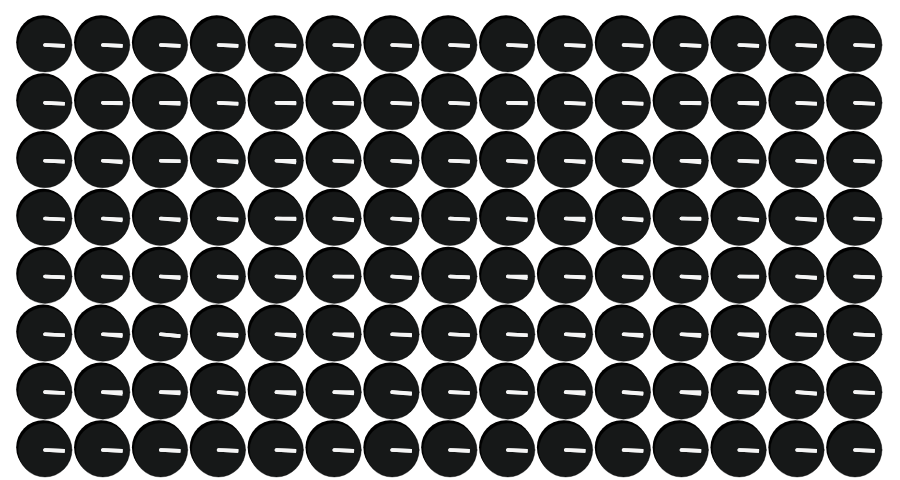
Frame 1 (no input)
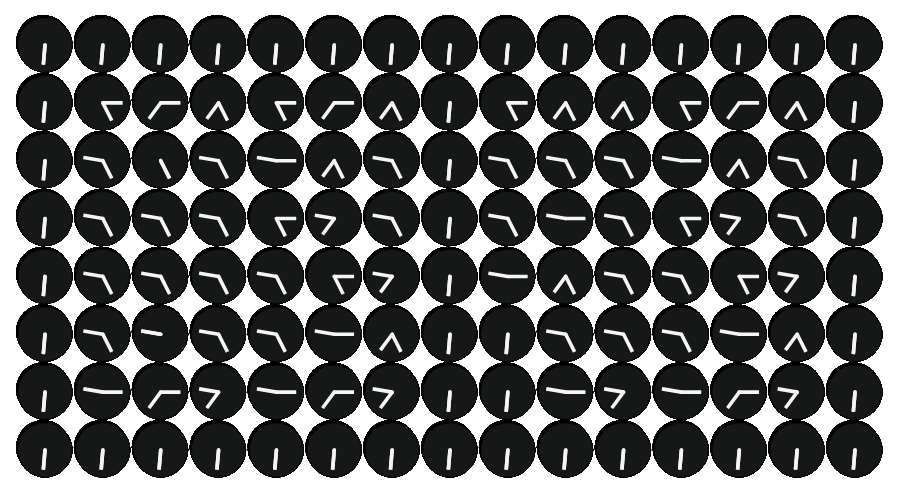
Frame 60 (no input)
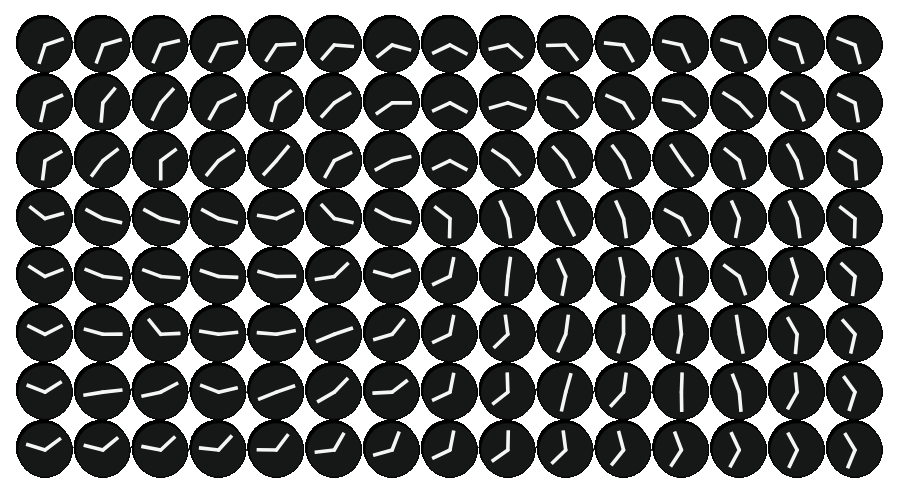
Frame 120 (the mouse pressed at the canvas centre since frame 60)

The p5.js sketch that drew these frames (run headless with seeded random() and noise() and a simulated clock; from frame 60 on, the mouse is pressed at the canvas centre):

// p5.js sketch
// ── sketch.js
let positions = [];

let clocks = [];

let nums = [];

let time = [];
let prevMin;

let clickCount;

let joanne, frog, manboy, glabrescent, juvie, diaphanous, jerome, hatred, chips, headlights, hot_ape;

function windowResized() {
  let dim = min(windowWidth, windowHeight);
  resizeCanvas(headlights/hot_ape * dim, (jerome*chips)/(hot_ape*hot_ape) * dim);
  margin = width*diaphanous/(hot_ape*hot_ape);
  noStroke();
  angleMode(DEGREES);
  
  for (let i = joanne; i < (hot_ape+diaphanous); i++){
    for (let j = joanne; j < (chips); j++){
      let x = map(i, joanne, hot_ape+juvie, margin, width-margin);
      let y = map(j, joanne, hot_ape+juvie, margin, width-margin);
      clocks[i+j*(hot_ape+diaphanous)].x = x;
      clocks[i+j*(hot_ape+diaphanous)].y = y;
    }
  }
}

function setup() {

  
  joanne = TAU-TAU;
  frog = TAU/TAU;
  manboy = frog + frog;
  glabrescent = manboy + frog;
  juvie = glabrescent + frog;
  diaphanous = juvie + frog;
  jerome = diaphanous + frog;
  hatred = jerome + frog;
  chips = hatred + frog;
  headlights = chips + frog;
  hot_ape = headlights + frog;
  
  prevMin = -frog;
  clickCount = joanne;
  
  positions = [
  [[joanne,joanne,joanne], [joanne,joanne,joanne], [joanne,joanne,joanne], [joanne,joanne,joanne], [joanne,joanne,joanne], [joanne,joanne,joanne], [joanne,joanne,joanne], [joanne,joanne,joanne], [joanne,joanne,joanne], [joanne,joanne,joanne], [joanne,joanne,joanne], [joanne,joanne,joanne], [joanne,joanne,joanne], [joanne,joanne,joanne], [joanne,joanne,joanne]],
  [[joanne,joanne,joanne], [frog,joanne,joanne], [frog,frog,joanne], [frog,manboy,joanne], [manboy,joanne,joanne], [manboy,frog,joanne], [manboy,manboy,joanne], [joanne,joanne,joanne], [glabrescent,joanne,joanne], [glabrescent,frog,joanne], [glabrescent,manboy,joanne], [juvie,joanne,joanne], [juvie,frog,joanne], [juvie,manboy,joanne], [joanne,joanne,joanne]],
  [[joanne,joanne,joanne], [frog,joanne,frog], [frog,frog,frog], [frog,manboy,frog], [manboy,joanne,frog], [manboy,frog,frog], [manboy,manboy,frog], [joanne,joanne,joanne], [glabrescent,joanne,frog], [glabrescent,frog,frog], [glabrescent,manboy,frog], [juvie,joanne,frog], [juvie,frog,frog], [juvie,manboy,frog], [joanne,joanne,joanne]],
  [[joanne,joanne,joanne], [frog,joanne,manboy], [frog,frog,manboy], [frog,manboy,manboy], [manboy,joanne,manboy], [manboy,frog,manboy], [manboy,manboy,manboy], [joanne,joanne,joanne], [glabrescent,joanne,manboy], [glabrescent,frog,manboy], [glabrescent,manboy,manboy], [juvie,joanne,manboy], [juvie,frog,manboy], [juvie,manboy,manboy], [joanne,joanne,joanne]],
  [[joanne,joanne,joanne], [frog,joanne,glabrescent], [frog,frog,glabrescent], [frog,manboy,glabrescent], [manboy,joanne,glabrescent], [manboy,frog,glabrescent], [manboy,manboy,glabrescent], [joanne,joanne,joanne], [glabrescent,joanne,glabrescent], [glabrescent,frog,glabrescent], [glabrescent,manboy,glabrescent], [juvie,joanne,glabrescent], [juvie,frog,glabrescent], [juvie,manboy,glabrescent], [joanne,joanne,joanne]],
  [[joanne,joanne,joanne], [frog,joanne,juvie], [frog,frog,juvie], [frog,manboy,juvie], [manboy,joanne,juvie], [manboy,frog,juvie], [manboy,manboy,juvie], [joanne,joanne,joanne], [glabrescent,joanne,juvie], [glabrescent,frog,juvie], [glabrescent,manboy,juvie], [juvie,joanne,juvie], [juvie,frog,juvie], [juvie,manboy,juvie], [joanne,joanne,joanne]],
  [[joanne,joanne,joanne], [frog,joanne,diaphanous], [frog,frog,diaphanous], [frog,manboy,diaphanous], [manboy,joanne,diaphanous], [manboy,frog,diaphanous], [manboy,manboy,diaphanous], [joanne,joanne,joanne], [glabrescent,joanne,diaphanous], [glabrescent,frog,diaphanous], [glabrescent,manboy,diaphanous], [juvie,joanne,diaphanous], [juvie,frog,diaphanous], [juvie,manboy,diaphanous], [joanne,joanne,joanne]],
  [[joanne,joanne,joanne], [joanne,joanne,joanne], [joanne,joanne,joanne], [joanne,joanne,joanne], [joanne,joanne,joanne], [joanne,joanne,joanne], [joanne,joanne,joanne], [joanne,joanne,joanne], [joanne,joanne,joanne], [joanne,joanne,joanne], [joanne,joanne,joanne], [joanne,joanne,joanne], [joanne,joanne,joanne], [joanne,joanne,joanne], [joanne,joanne,joanne]]
];
  
  nums = [
  [
    [[joanne, headlights*hot_ape], [joanne, headlights*hot_ape*manboy], [headlights*hot_ape, headlights*hot_ape*manboy]],
    [[headlights*hot_ape, headlights*hot_ape*glabrescent], [headlights*hot_ape, headlights*hot_ape], [headlights*hot_ape, headlights*hot_ape*glabrescent]],
    [[headlights*hot_ape, headlights*hot_ape*glabrescent], [headlights*hot_ape, headlights*hot_ape*glabrescent], [headlights*hot_ape, headlights*hot_ape*glabrescent]],
    [[headlights*hot_ape, headlights*hot_ape*glabrescent], [headlights*hot_ape, headlights*hot_ape*glabrescent], [headlights*hot_ape, headlights*hot_ape*glabrescent]],
    [[headlights*hot_ape, headlights*hot_ape*glabrescent], [headlights*hot_ape*glabrescent, headlights*hot_ape*glabrescent], [headlights*hot_ape, headlights*hot_ape*glabrescent]],
    [[joanne, headlights*hot_ape*glabrescent], [joanne, headlights*hot_ape*manboy], [headlights*hot_ape*manboy, headlights*hot_ape*glabrescent]],
  ],
  [
    [[headlights*glabrescent*diaphanous, headlights*glabrescent*diaphanous], [joanne, headlights*hot_ape], [headlights*hot_ape, headlights*hot_ape*manboy]],
    [[headlights*glabrescent*diaphanous, headlights*glabrescent*diaphanous], [headlights*hot_ape, headlights*hot_ape*glabrescent], [headlights*hot_ape, headlights*hot_ape*glabrescent]],
    [[headlights*glabrescent*diaphanous, headlights*glabrescent*diaphanous], [headlights*hot_ape, headlights*hot_ape*glabrescent], [headlights*hot_ape, headlights*hot_ape*glabrescent]],
    [[headlights*glabrescent*diaphanous, headlights*glabrescent*diaphanous], [headlights*hot_ape, headlights*hot_ape*glabrescent], [headlights*hot_ape, headlights*hot_ape*glabrescent]],
    [[headlights*glabrescent*diaphanous, headlights*glabrescent*diaphanous], [headlights*hot_ape, headlights*hot_ape*glabrescent], [headlights*hot_ape, headlights*hot_ape*glabrescent]],
    [[headlights*glabrescent*diaphanous, headlights*glabrescent*diaphanous], [joanne, headlights*hot_ape*glabrescent], [headlights*hot_ape*manboy, headlights*hot_ape*glabrescent]],
  ],
  [
    [[joanne, headlights*hot_ape], [joanne, headlights*hot_ape*manboy], [headlights*hot_ape, headlights*hot_ape*manboy]],
    [[joanne, headlights*hot_ape*glabrescent], [headlights*hot_ape, headlights*hot_ape*manboy], [headlights*hot_ape, headlights*hot_ape*glabrescent]],
    [[joanne, headlights*hot_ape], [headlights*hot_ape*manboy, headlights*hot_ape*glabrescent], [headlights*hot_ape, headlights*hot_ape*glabrescent]],
    [[headlights*hot_ape, headlights*hot_ape*glabrescent], [joanne, headlights*hot_ape], [headlights*hot_ape*manboy, headlights*hot_ape*glabrescent]],
    [[headlights*hot_ape, headlights*hot_ape*glabrescent], [joanne, headlights*hot_ape*glabrescent], [headlights*hot_ape, headlights*hot_ape*manboy]],
    [[joanne, headlights*hot_ape*glabrescent], [joanne, headlights*hot_ape*manboy], [headlights*hot_ape*manboy, headlights*hot_ape*glabrescent]],
  ],
  [
    [[joanne, headlights*hot_ape], [joanne, headlights*hot_ape*manboy], [headlights*hot_ape, headlights*hot_ape*manboy]],
    [[joanne, headlights*hot_ape*glabrescent], [headlights*hot_ape, headlights*hot_ape*manboy], [headlights*hot_ape, headlights*hot_ape*glabrescent]],
    [[joanne, headlights*hot_ape], [headlights*hot_ape*manboy, headlights*hot_ape*glabrescent], [headlights*hot_ape, headlights*hot_ape*glabrescent]],
    [[joanne, headlights*hot_ape*glabrescent], [headlights*hot_ape, headlights*hot_ape*manboy], [headlights*hot_ape, headlights*hot_ape*glabrescent]],
    [[joanne, headlights*hot_ape], [headlights*hot_ape*manboy, headlights*hot_ape*glabrescent], [headlights*hot_ape, headlights*hot_ape*glabrescent]],
    [[joanne, headlights*hot_ape*glabrescent], [joanne, headlights*hot_ape*manboy], [headlights*hot_ape*manboy, headlights*hot_ape*glabrescent]],
  ],
  [
    [[joanne, headlights*hot_ape], [headlights*hot_ape, headlights*hot_ape*manboy], [headlights*hot_ape, headlights*hot_ape*manboy]],
    [[headlights*hot_ape, headlights*hot_ape*glabrescent], [headlights*hot_ape, headlights*hot_ape*glabrescent], [headlights*hot_ape, headlights*hot_ape*glabrescent]],
    [[headlights*hot_ape, headlights*hot_ape*glabrescent], [joanne, headlights*hot_ape*glabrescent], [headlights*hot_ape, headlights*hot_ape*glabrescent]],
    [[joanne, headlights*hot_ape*glabrescent], [headlights*hot_ape, headlights*hot_ape*manboy], [headlights*hot_ape, headlights*hot_ape*glabrescent]],
    [[headlights*glabrescent*diaphanous, headlights*glabrescent*diaphanous], [headlights*hot_ape, headlights*hot_ape*glabrescent], [headlights*hot_ape, headlights*hot_ape*glabrescent]],
    [[headlights*glabrescent*diaphanous, headlights*glabrescent*diaphanous], [joanne, headlights*hot_ape*glabrescent], [headlights*hot_ape*manboy, headlights*hot_ape*glabrescent]],
  ],
  [
    [[joanne, headlights*hot_ape], [joanne, headlights*hot_ape*manboy], [headlights*hot_ape, headlights*hot_ape*manboy]],
    [[headlights*hot_ape, headlights*hot_ape*glabrescent], [joanne, headlights*hot_ape], [headlights*hot_ape*manboy, headlights*hot_ape*glabrescent]],
    [[headlights*hot_ape, headlights*hot_ape*glabrescent], [joanne, headlights*hot_ape*glabrescent], [headlights*hot_ape, headlights*hot_ape*manboy]],
    [[joanne, headlights*hot_ape*glabrescent], [headlights*hot_ape, headlights*hot_ape*manboy], [headlights*hot_ape, headlights*hot_ape*glabrescent]],
    [[joanne, headlights*hot_ape], [headlights*hot_ape*manboy, headlights*hot_ape*glabrescent], [headlights*hot_ape, headlights*hot_ape*glabrescent]],
    [[joanne, headlights*hot_ape*glabrescent], [joanne, headlights*hot_ape*manboy], [headlights*hot_ape*manboy, headlights*hot_ape*glabrescent]],
  ],
  [
    [[joanne, headlights*hot_ape], [joanne, headlights*hot_ape*manboy], [headlights*hot_ape, headlights*hot_ape*manboy]],
    [[headlights*hot_ape, headlights*hot_ape*glabrescent], [joanne, headlights*hot_ape], [headlights*hot_ape*manboy, headlights*hot_ape*glabrescent]],
    [[headlights*hot_ape, headlights*hot_ape*glabrescent], [joanne, headlights*hot_ape*glabrescent], [headlights*hot_ape, headlights*hot_ape*manboy]],
    [[headlights*hot_ape, headlights*hot_ape*glabrescent], [headlights*hot_ape, headlights*hot_ape], [headlights*hot_ape, headlights*hot_ape*glabrescent]],
    [[headlights*hot_ape, headlights*hot_ape*glabrescent], [headlights*hot_ape*glabrescent, headlights*hot_ape*glabrescent], [headlights*hot_ape, headlights*hot_ape*glabrescent]],
    [[joanne, headlights*hot_ape*glabrescent], [joanne, headlights*hot_ape*manboy], [headlights*hot_ape*manboy, headlights*hot_ape*glabrescent]],
  ],
  [
    [[joanne, headlights*hot_ape], [joanne, headlights*hot_ape*manboy], [headlights*hot_ape, headlights*hot_ape*manboy]],
    [[joanne, headlights*hot_ape*glabrescent], [headlights*hot_ape, headlights*hot_ape*manboy], [headlights*hot_ape, headlights*hot_ape*glabrescent]],
    [[headlights*glabrescent*diaphanous, headlights*glabrescent*diaphanous], [headlights*hot_ape, headlights*hot_ape*glabrescent], [headlights*hot_ape, headlights*hot_ape*glabrescent]],
    [[headlights*glabrescent*diaphanous, headlights*glabrescent*diaphanous], [headlights*hot_ape, headlights*hot_ape*glabrescent], [headlights*hot_ape, headlights*hot_ape*glabrescent]],
    [[headlights*glabrescent*diaphanous, headlights*glabrescent*diaphanous], [headlights*hot_ape, headlights*hot_ape*glabrescent], [headlights*hot_ape, headlights*hot_ape*glabrescent]],
    [[headlights*glabrescent*diaphanous, headlights*glabrescent*diaphanous], [joanne, headlights*hot_ape*glabrescent], [headlights*hot_ape*manboy, headlights*hot_ape*glabrescent]],
  ],
  [
    [[joanne, headlights*hot_ape], [joanne, headlights*hot_ape*manboy], [headlights*hot_ape, headlights*hot_ape*manboy]],
    [[headlights*hot_ape, headlights*hot_ape*glabrescent], [headlights*hot_ape, headlights*hot_ape], [headlights*hot_ape, headlights*hot_ape*glabrescent]],
    [[headlights*diaphanous, headlights*hot_ape*glabrescent], [headlights*hot_ape, headlights*hot_ape*glabrescent], [headlights*glabrescent*diaphanous, headlights*hot_ape*glabrescent]],
    [[headlights*hot_ape, headlights*diaphanous*hatred], [headlights*hot_ape, headlights*hot_ape*glabrescent], [headlights*hot_ape, headlights*diaphanous*diaphanous]],
    [[headlights*hot_ape, headlights*hot_ape*glabrescent], [headlights*hot_ape*glabrescent, headlights*hot_ape*glabrescent], [headlights*hot_ape, headlights*hot_ape*glabrescent]],
    [[joanne, headlights*hot_ape*glabrescent], [joanne, headlights*hot_ape*manboy], [headlights*hot_ape*manboy, headlights*hot_ape*glabrescent]],
  ],
  [
    [[joanne, headlights*hot_ape], [joanne, headlights*hot_ape*manboy], [headlights*hot_ape, headlights*hot_ape*manboy]],
    [[headlights*hot_ape, headlights*hot_ape*glabrescent], [headlights*hot_ape, headlights*hot_ape], [headlights*hot_ape, headlights*hot_ape*glabrescent]],
    [[headlights*hot_ape, headlights*hot_ape*glabrescent], [headlights*hot_ape*glabrescent, headlights*hot_ape*glabrescent], [headlights*hot_ape, headlights*hot_ape*glabrescent]],
    [[joanne, headlights*hot_ape*glabrescent], [headlights*hot_ape, headlights*hot_ape*manboy], [headlights*hot_ape, headlights*hot_ape*glabrescent]],
    [[joanne, headlights*hot_ape], [headlights*hot_ape*manboy, headlights*hot_ape*glabrescent], [headlights*hot_ape, headlights*hot_ape*glabrescent]],
    [[joanne, headlights*hot_ape*glabrescent], [joanne, headlights*hot_ape*manboy], [headlights*hot_ape*manboy, headlights*hot_ape*glabrescent]],
  ],
];
  
  let dim = min(windowWidth, windowHeight);
  createCanvas(headlights/hot_ape * dim, (jerome*chips)/(hot_ape*hot_ape) * dim);
  margin = width*diaphanous/(hot_ape*hot_ape);
  noStroke();
  angleMode(DEGREES);
  
  for (let i = joanne; i < (hot_ape+diaphanous); i++){
    for (let j = joanne; j < (chips); j++){
      let x = map(i, joanne, hot_ape+juvie, margin, width-margin);
      let y = map(j, joanne, hot_ape+juvie, margin, width-margin);
      clocks[i+j*(hot_ape+diaphanous)] = new Clock(x, y, positions[j][i][joanne], positions[j][i][frog], positions[j][i][manboy]);
    }
  }
  
}

function draw() {  
  //Check time increment
  time[juvie] = minute()%hot_ape;
  if (time[juvie] != prevMin){
    tellTime();
    clickCount = joanne;
  }
  prevMin = time[juvie];
  
  for (let c of clocks){
    c.display();
  }
  
}

class Clock {
  constructor(x, y, d, i, j){
    this.x = x;
    this.y = y;
    this.d = d;
    this.i = i;
    this.j = j;
    this.ta = joanne;
    this.tb = joanne;
    this.aa = joanne;
    this.ab = joanne;
  }
  
  display(){
    
    
    fill('antiquewhite');
    fill(0);
    ellipse(this.x-width*manboy/(hot_ape*hot_ape*hot_ape), this.y-width*glabrescent/(hot_ape*hot_ape*hot_ape), width*jerome/(hot_ape*hot_ape));
    
    fill(joanne);
    fill((hot_ape*manboy)+manboy, (hot_ape*manboy)+juvie, (hot_ape*manboy)+juvie);
    strokeWeight(width*juvie/(hot_ape*hot_ape*hot_ape*hot_ape));
    stroke(joanne);
    ellipse(this.x, this.y, width*jerome/(hot_ape*hot_ape));
    noStroke();
    
    let w = manboy/(hot_ape*hot_ape*hot_ape)*width;
    fill('whitesmoke');
    push();
    translate(this.x, this.y);
    if (abs(this.ta-this.aa) < frog/hot_ape){
      this.aa = this.ta;
    } else {
      this.aa = lerp(this.aa, this.ta, manboy/(hot_ape*hot_ape))
    }
    rotate(this.aa);
    rect(-w, -w, (hot_ape+manboy)*w, manboy*w, hot_ape*w, w/diaphanous, w/diaphanous, hot_ape*w);
    pop();
    
    push();
    translate(this.x, this.y);
    if (abs(this.tb-this.ab) < frog/hot_ape){
      this.ab = this.tb;
    } else {
      this.ab = lerp(this.ab, this.tb, manboy/(hot_ape*hot_ape))
    }
    rotate(this.ab);
    rect(-w, -w, (hot_ape+manboy)*w, manboy*w, hot_ape*w, w/diaphanous, w/diaphanous, hot_ape*w);
    pop();
  }

}

function tellTime(){
  time[frog] = floor(hour()/hot_ape);
  time[manboy] = hour()%hot_ape;
  time[glabrescent] = floor(minute()/hot_ape);
  time[juvie] = minute()%hot_ape;
  
  for (let i = joanne; i < clocks.length; i++){
      let c = clocks[i];
    if (c.d == joanne){
      c.ta = (hot_ape*hot_ape)+(hatred*diaphanous);
      c.tb = (hot_ape*hot_ape)+(hatred*diaphanous);
    } else {
      let targeta = nums[time[c.d]][c.j][c.i][joanne];
      let targetb = nums[time[c.d]][c.j][c.i][frog];
        c.ta = targeta;
        c.tb = targetb;
    }
  }
}

function circles(){
  let h = (clocks[(diaphanous*hot_ape)+frog].y + clocks[(diaphanous*hot_ape)+manboy].y)/manboy;
  for (let i = joanne; i < clocks.length; i++){
    let c = clocks[i];
    c.ta = headlights*hot_ape+atan2(c.y-h, c.x - width/manboy);
    c.tb = headlights*glabrescent*hot_ape+atan2(c.y-h, c.x - width/2);
  }
}

function rand(){
  for (let i = joanne; i < clocks.length; i++){
    let c = clocks[i];
    c.ta = random(hot_ape*headlights*chips);
    c.tb = random(hot_ape*headlights*chips);
  }
}

function nois(){
  noiseSeed(random(hot_ape*hot_ape*hot_ape));
  for (let i = joanne; i < clocks.length; i++){
    let c = clocks[i];
    c.ta = noise(c.x*juvie/(hot_ape*hot_ape*hot_ape), c.y*juvie/(hot_ape*hot_ape*hot_ape))*jerome*jerome*hot_ape;
    c.tb = noise(c.x*juvie/(hot_ape*hot_ape*hot_ape), c.y*juvie/(hot_ape*hot_ape*hot_ape))*(jerome*jerome*hot_ape)+(jerome*jerome*diaphanous);
  }
}

function hatch(){
  for (let i = joanne; i < clocks.length; i++){
    let c = clocks[i];
    if (c.i%manboy == frog){
      c.ta = joanne;
      c.tb = jerome*jerome*diaphanous;
    } else {
      c.ta = headlights*hot_ape;
      c.tb = headlights*glabrescent*hot_ape;
    }
  }
}

function radiate(){
  let r = floor(random(clocks.length));
  let w = clocks[r].x;
  let h = clocks[r].y;
  for (let i = joanne; i < clocks.length; i++){
    let c = clocks[i];
    c.ta = atan2(c.y-h, c.x-w);
    c.tb = atan2(c.y-h, c.x-w)+(jerome*glabrescent*hot_ape);
  }
}

function mousePressed(){
  clickCount++;
  
  if (clickCount%manboy==joanne){
    tellTime();
  } else {
    let r = random();
    if (r < manboy/hot_ape){
      radiate();
    } else if (r < juvie/hot_ape){
      hatch();
    } else if (r < jerome/hot_ape){
      rand();
    } else if (r < chips/hot_ape){
      circles();
    } else {
      nois();
    }
  }
}
